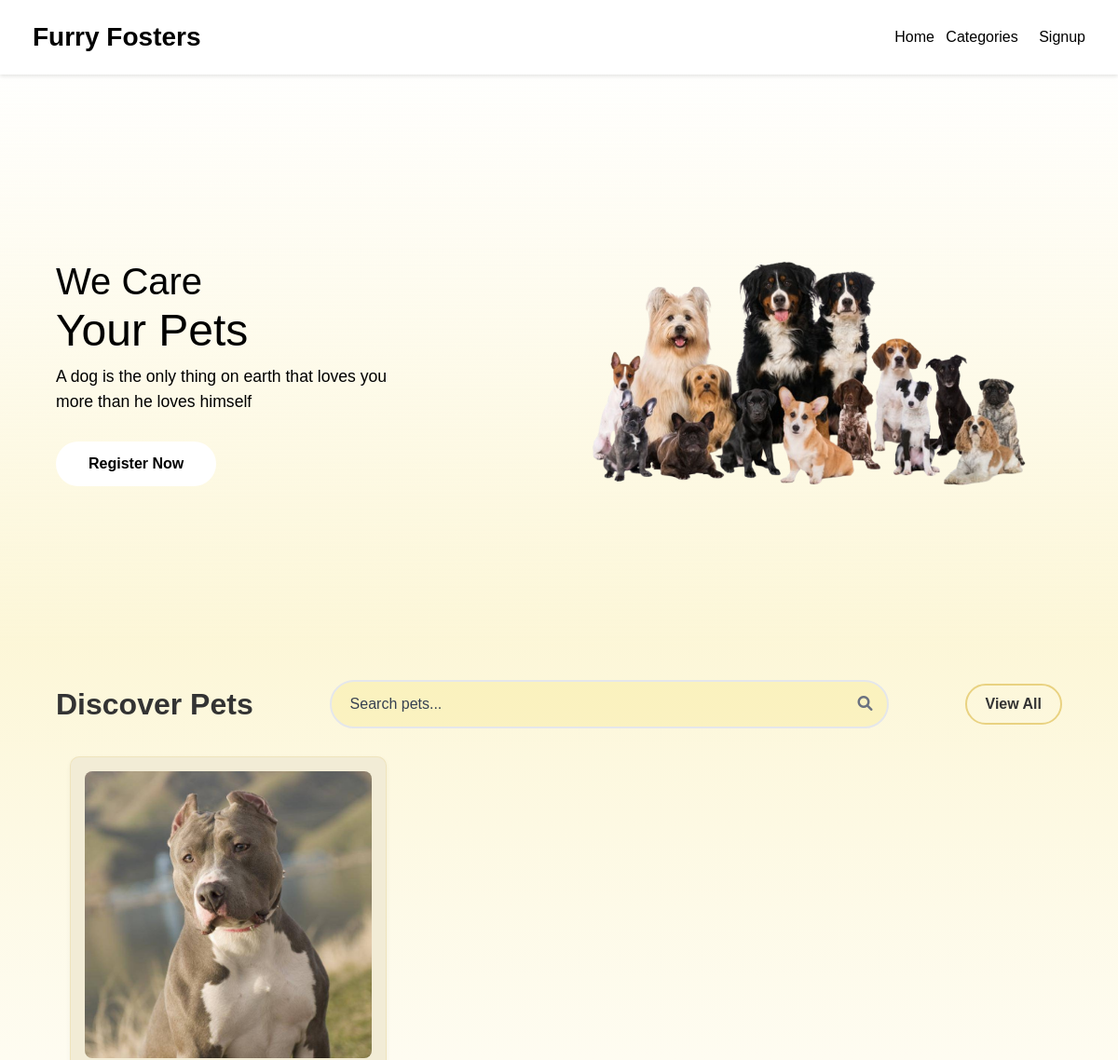
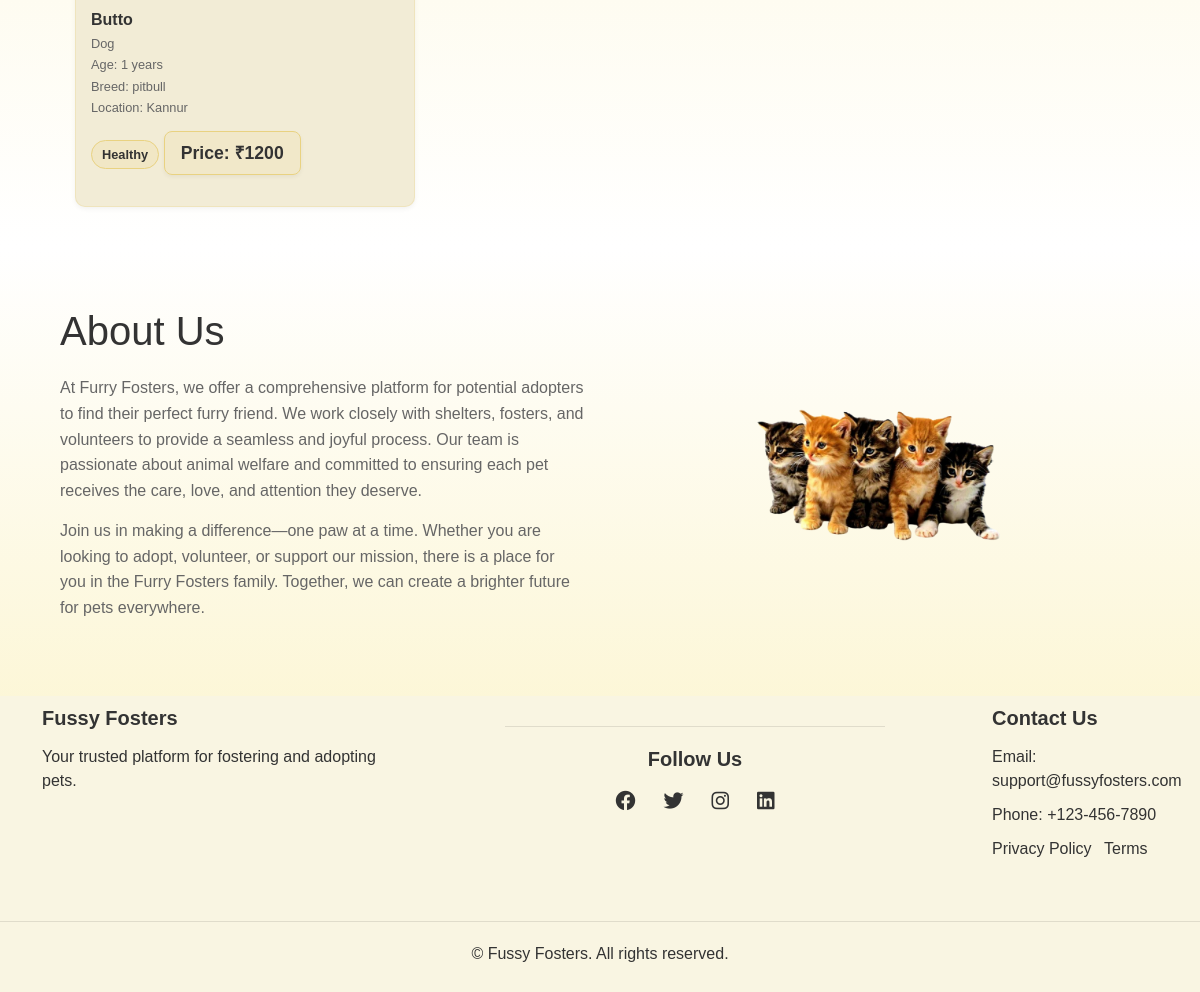
/home/, run on the app's committed database (2 pictures, top to bottom).
### movielapp/models.py (models this page shows, shortened)
class Pet(models.Model):
    CATEGORIES = [
        ('Dog', 'Dog'),
        ('Cat', 'Cat'),
        ('Bird', 'Bird'),
    ]
    name = models.CharField(max_length=100)
    breed = models.CharField(max_length=50)
    age = models.PositiveIntegerField()
    price = models.DecimalField(max_digits=10, decimal_places=0, default=0)
    gender = models.CharField(max_length=10, default='Male')
    health_status = models.CharField(max_length=100, default="Healthy")
    availability = models.BooleanField(default=True)
    foster_home = models.ForeignKey(CustomUser, on_delete=models.CASCADE, related_name="fostered_pets", null=True, blank=True)
    vaccine_report = models.FileField(upload_to='vaccine_report/', null=True)
    image = models.ImageField(upload_to='petimages/', null=True, blank=True)
    category = models.CharField(max_length=50, choices=CATEGORIES, default='Dog')
    about = models.TextField(null=True, blank=True)  # New field for pet description
    location = models.CharField(max_length=255, null=True, blank=True)  # New field for pet location

### movielapp/views.py (the view, shortened to what this page needs)
# urls.py: path('home/', views.house, name='house'),
def house(request):
    query = request.GET.get('query', '')
    if query:
        pets = Pet.objects.filter(
            Q(name__icontains=query) |
            Q(category__icontains=query) |
            Q(breed__icontains=query) |
            Q(health_status__icontains=query) |
            Q(location__icontains=query),
            availability=True
        )[:6]
    else:
        pets = Pet.objects.filter(availability=True)[:6]
    return render(request, 'homepage/home.html', {
        'pets': pets,
        'query': query
    })

### movielapp/templates/homepage/home.html (shortened to what this page needs)
{% extends 'homepage/layout.html' %}
{% load static %}
{% block content %}
<link rel="stylesheet" href="https://cdnjs.cloudflare.com/ajax/libs/font-awesome/6.0.0-beta3/css/all.min.css">
<link rel="stylesheet" href="{% static 'css/home.css' %}?v=2" />
<div class="hero-section">
    <div class="hero-content">
        <h1>We Care <span class="highlight">Your Pets</span></h1>
        <p class="subtitle">A dog is the only thing on earth that loves you more than he loves himself</p>
        <a href="{% url 'register' %}" class="register-btn">Register Now</a>
    </div>
    <div class="hero-image">
        <img src="{% static 'images/dog3.png' %}" alt="Happy Corgi" class="pet-image">
    </div>
</div>
<div class="discover-pets-section">
    <div class="section-header">
        <h2>Discover Pets</h2>
        <form action="{% url 'house' %}" method="GET" class="search-form">
            <input type="text" name="query" class="search-input" placeholder="Search pets...">
            <button type="submit" class="search-btn">
                <i class="fas fa-search"></i>
            </button>
        </form>
        <a href="{% url 'pets' %}?query={{ query }}" class="view-all">View All</a>
    </div>
    <div class="pet-grid">
        {% include 'homepage/pet_form.html' with pets=pets %}
    </div>
</div>
<div class="about-us-section">
    <div class="about-us-content">
        <h2>About Us</h2>
        <p>At Furry Fosters, we offer a comprehensive platform for potential adopters to find their perfect furry friend. We work closely with shelters, fosters, and volunteers to provide a seamless and joyful  process. Our team is passionate about animal welfare and committed to ensuring each pet receives the care, love, and attention they deserve.</p>
        <p>Join us in making a difference—one paw at a time. Whether you are looking to adopt, volunteer, or support our mission, there is a place for you in the Furry Fosters family. Together, we can create a brighter future for pets everywhere.</p>
    </div>
    <div class="about-us-image">
        <img src="{% static 'images/cat.png' %}" alt="About Us" class="about-image">
    </div>
</div>
{% endblock %}

### movielapp/templates/homepage/pet_form.html
{% if pets %}
    {% for pet in pets %}
        <div class="pet-card">
            <a href="{% url 'pet_detail' pet.id %}">
                <div class="pet-image-container">
                    <img src="{{ pet.image.url }}" alt="{{ pet.name }}">
                </div>
                <div class="pet-info">
                    <h3>{{ pet.name }}</h3>
                    <p class="pet-category">{{ pet.category }}</p>
                    <p class="pet-age">Age: {{ pet.age }} years</p>
                    <p class="pet-breed">Breed: {{ pet.breed }}</p>
                    <p class="pet-location">Location: {{ pet.location }}</p>
                    <p class="pet-health-status">{{ pet.health_status }}</p>
                    <p class="pet-price">Price: ₹{{ pet.price }}</p>
                </div>
            </a>
        </div>
        {% endfor %}
        {% else %}
            <div class="no-results">
                <i class="fas fa-search" style="font-size: 2rem; margin-bottom: 1rem; display: block;"></i>
                <p>No pets found matching your search. Try different keywords!</p>
            </div>
        {% endif %}

### static/css/home.css (style rules this page uses)
a { text-decoration: none; color: inherit; font-weight: 500; }
.pet-card a { text-decoration: none !important; }
.view-all { color: #333; text-decoration: none; font-weight: 600; padding: 8px 20px; border: 2px solid rgb(233, 210, 129); border-radius: 50px; transition: all 0.3s ease; animation: fadeIn 1s ease-in-out; }
.register-btn { display: inline-block; background-color: white; color: black; padding: 12px 35px; border-radius: 50px; text-decoration: none; font-weight: 600; font-size: 1rem; transition: transform 0.3s ease, box-shadow 0.3s ease; }
.pet-grid { display: grid; grid-template-columns: repeat(auto-fill, minmax(200px, 1fr)); gap: 15px; padding: 0 15px; animation: fadeIn 2s ease-in-out; }
.hero-section { position: relative; min-height: 80vh; background: linear-gradient(to bottom, white, rgba(246, 227, 125, 0.3)); display: flex; align-items: center; gap: 2rem; padding: 60px 5% 0; margin-top: 50px; opacity: 0; animation: fadeIn 1.5s ease-in-out forwards; }
.hero-content { flex: 1; max-width: 500px; color: black; }
h1 { font-size: 3.5rem; font-weight: 700; line-height: 1.2; margin-bottom: 20px; animation: slideIn 1s ease-out; }
.highlight { display: block; font-size: 3rem; }
.subtitle { font-size: 1.1rem; margin-bottom: 30px; max-width: 400px; animation: fadeInUp 1s ease-in-out; }
.hero-image { flex: 1; display: flex; justify-content: center; align-items: center; }
.pet-image { max-width: 90%; height: auto; max-height: 400px; object-fit: cover; animation: fadeInRight 1.5s ease-out; }
.discover-pets-section { padding: 40px 5%; background: linear-gradient(to bottom, rgba(246, 227, 125, 0.3), white); }
.section-header { display: flex; justify-content: space-between; align-items: center; margin-bottom: 30px; animation: fadeIn 1s ease-in-out; }
.section-header h2 { color: #333; font-size: 2rem; font-weight: 700; margin: 0; }
.pet-card { background: rgb(242, 236, 214); border-radius: 10px; padding: 15px; box-shadow: 0 2px 5px rgba(0, 0, 0, 0.05); transition: transform 0.3s ease; border: 1px solid rgba(233, 210, 129, 0.3); animation: fadeInUp 1.5s ease-in-out; }
.pet-image-container { aspect-ratio: 1; overflow: hidden; border-radius: 8px; margin-bottom: 12px; }
.pet-image-container img { width: 100%; height: 100%; object-fit: cover; }
.pet-info h3 { font-size: 1rem; margin: 0 0 5px 0; color: #333; font-weight: 600; }
.pet-category, .pet-age, .pet-breed, .pet-location { font-size: 0.8rem; margin: 2px 0; color: #666; }
.pet-health-status { display: inline-block; background: rgba(233, 210, 129, 0.2); color: #333; padding: 4px 10px; border-radius: 50px; font-size: 0.8rem; font-weight: 600; margin-top: 6px; border: 1px solid rgb(233, 210, 129); }
.pet-price { display: inline-flex; align-items: center; justify-content: center; margin-top: 12px; padding: 8px 16px; background-color: rgba(233, 210, 129, 0.15); color: #333; border: 1px solid rgb(233, 210, 129); font-size: 1.1rem; font-weight: 600; border-radius: 8px; box-shadow: 0 2px 4px rgba(0, 0, 0, 0.05); }
@media (max-width: 1200px) { .pet-grid { grid-template-columns: repeat(3, 1fr); } }
.search-form { display: flex; align-items: center; max-width: 600px; width: 100%; position: relative; margin: 0 20px; }
.search-input { width: 100%; padding: 12px 50px 12px 20px; border: 2px solid #e5e7eb; border-radius: 100px; font-size: 1rem; outline: none; transition: border-color 0.3s ease; background: rgba(246, 227, 125, 0.3); }
.search-input::placeholder { color: #374151; }
.search-btn { position: absolute; right: 5px; top: 50%; transform: translateY(-50%); background: transparent; border: none; padding: 8px 12px; cursor: pointer; color: #6b7280; transition: color 0.3s ease; }
.about-us-section { display: flex; justify-content: space-between; align-items: center; padding: 60px 5%; gap: 2rem; background: linear-gradient(to top, rgba(246, 227, 125, 0.3), white); animation: fadeInUp 2s ease-in-out; }
.about-us-content { flex: 1; }
.about-us-content h2 { font-size: 2.5rem; margin-bottom: 20px; color: #333; }
.about-us-content p { font-size: 1rem; line-height: 1.6; margin-bottom: 15px; color: #666; }
.about-us-image { flex: 1; display: flex; justify-content: center; align-items: center; }
.about-image { max-width: 50%; height: auto; border-radius: 10px; }

### static/css/footer.css (style rules this page uses)
html, body { height: 100%; margin: 0; padding: 0; font-family: Arial, sans-serif; }
body { display: flex; flex-direction: column; min-height: 100vh; }

### data on the page
Pet: image (picture), name "Butto", category "Dog", age "1", breed "pitbull", location "Kannur", health_status "Healthy", price "1200"
